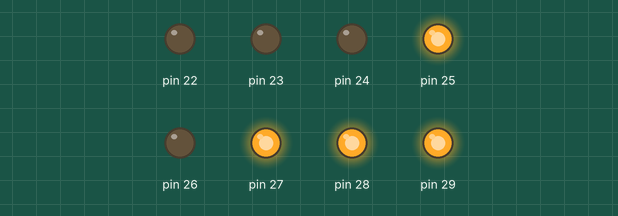
A sketch run on a simulated Arduino Mega 2560, built with avr-gcc and run on an emulated ATmega2560. On the bench: output pins drawn as LEDs (lit = HIGH). Random numbers use the default seed unless the sketch sets one.

Above: at 0.2 s.
At 3.8 s:
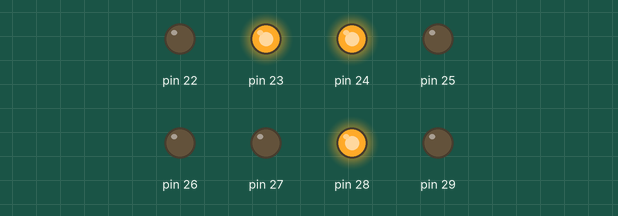
At 7.4 s:
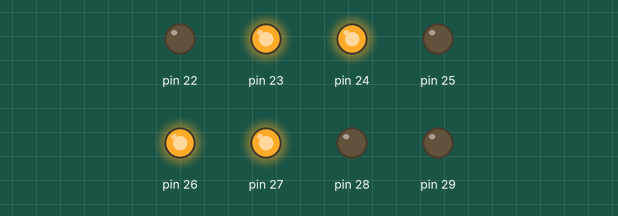
At 14.6 s:
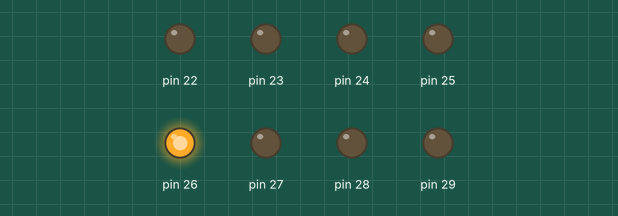
At 21.81 s:
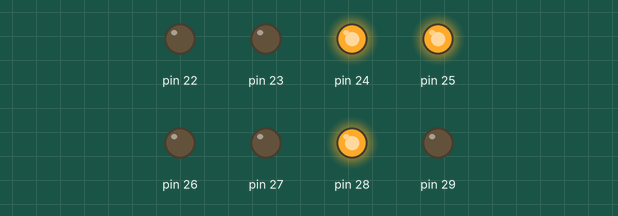
At 29.26 s:
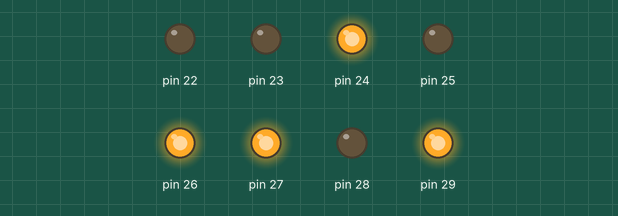
Timing chart, 0 to 40.0 s (numbered marks = the images above):
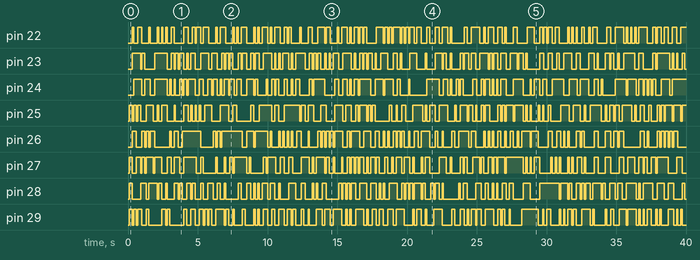

Measured:
- by itself, pin 22: LOW → HIGH at 0.30 s, → LOW 0.10 s later, → HIGH 0.30 s later, → LOW 0.30 s later, … (147 changes in this stretch)
- by itself, pin 23: LOW → HIGH at 0.30 s, → LOW 0.60 s later, → HIGH 0.10 s later, → LOW 0.20 s later, … (140 changes in this stretch)
- by itself, pin 24: LOW → HIGH at 0.40 s, → LOW 0.60 s later, → HIGH 0.20 s later, → LOW 0.40 s later, … (123 changes in this stretch)
- by itself, pin 25: LOW → HIGH at 0.10 s, → LOW 0.20 s later, → HIGH 0.10 s later, → LOW 0.20 s later, … (129 changes in this stretch)
- by itself, pin 26: LOW → HIGH at 0.30 s, → LOW 0.30 s later, → HIGH 0.40 s later, → LOW 0.20 s later, … (134 changes in this stretch)
- by itself, pin 27: LOW → HIGH at 0.10 s, → LOW 0.20 s later, → HIGH 0.30 s later, → LOW 0.30 s later, … (134 changes in this stretch)
- by itself, pin 28: LOW → HIGH at 0.10 s, → LOW 0.20 s later, → HIGH 0.60 s later, → LOW 0.40 s later, … (134 changes in this stretch)
- by itself, pin 29: LOW → HIGH at 0.10 s, → LOW 0.20 s later, → HIGH 0.10 s later, → LOW 0.20 s later, … (138 changes in this stretch)

The sketch:

hdd_choir.ino
```cpp
uint8_t portaState = 0xF0;

void setup() {
  // put your setup code here, to run once:
  DDRA = 0xFF;
  PORTA = 0x00;
  PORTB = 0xff;
  PORTC = 0xff;
  PORTL = 0xff;


}

void loop() {
  // put your main code here, to run repeatedly:
  delay(100);
  PORTA = random(255);
  delay(200);
  PORTA = random(255);
}
```
